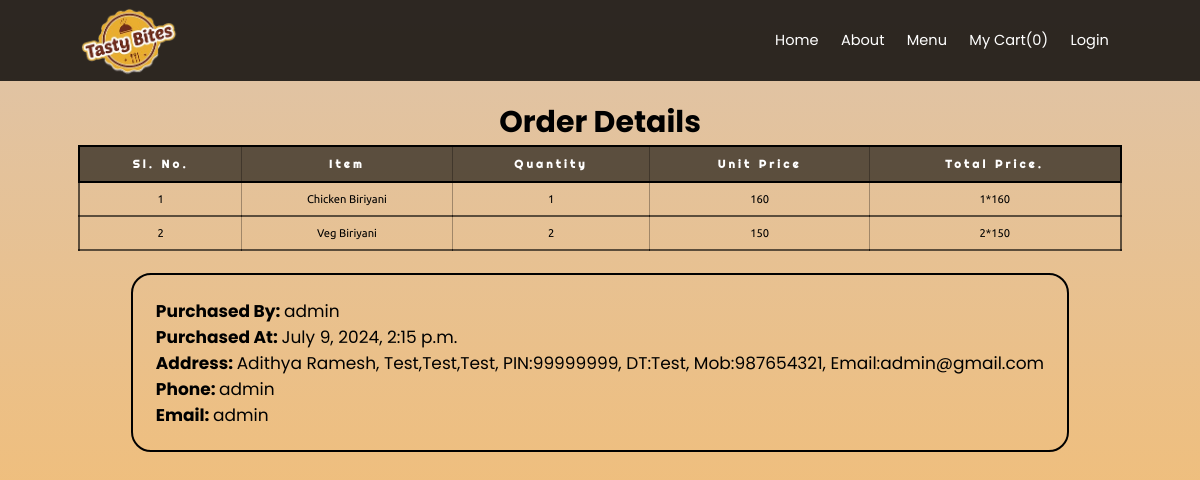
Screenshot of /myaccount/order-history/33/ with the database file from the repository.
### users/models.py (models this page shows, shortened)
class OrderItem(models.Model):
    order = models.ForeignKey(Order, related_name='order_items', on_delete=models.CASCADE)
    item = models.ForeignKey(Item, related_name='items', on_delete=models.CASCADE)
    price = models.IntegerField()
    quantity = models.IntegerField(default=1)

class Item(models.Model):
    category = models.ManyToManyField(Category, related_name='Items')
    title = models.CharField(max_length=50)
    slug = models.SlugField(max_length=50)
    image = models.ImageField(upload_to='uploads/item images', blank=True, null=True)
    description = models.TextField(blank=True)
    price = models.IntegerField()
    status = models.CharField(max_length=50, choices=STATUS_CHOICES,default=ACTIVE)
    def __str__(self):
        return self.title

class Order(models.Model):
    item = models.ManyToManyField(Item, related_name='orders')
    total_bill = models.IntegerField()
    purchased_by = models.ForeignKey(User, related_name='orders', on_delete=models.SET_NULL, blank=True, null=True)
    purchased_at = models.DateTimeField(auto_now_add=True)
    address_name = models.CharField(max_length=50, default='Unknown Name')
    address_type = models.CharField(max_length=50, choices=TYPE_CHOICES, default=HOME)
    address_housename = models.CharField(max_length=50, default='Unknown Housename')
    address_place = models.CharField(max_length=50, default='Unknown Place')
    address_postoffice = models.CharField(max_length=50, default='Unknown Postoffice')
    address_pincode = models.CharField(max_length=50, default='000000')
    address_district = models.CharField(max_length=50, default='Unknown District')
    address_state = models.CharField(max_length=50, default='Unknown State')
    address_mob = models.CharField(max_length=50, default='0000000000')
    email = models.EmailField(null=True)
    class Meta:
        ordering = ['-purchased_at']

### users/views.py (the view)
# urls.py: path('myaccount/order-history/<int:order_id>/', views.order_details, name = 'order_details'),
def order_details(request,order_id):
    order_details = OrderItem.objects.filter(order=order_id)
    print(order_details)
    return render(request,'order_details.html',{
        'order_details':order_details
    })

### users/cart.py (called while the page is built)
    def __len__(self):
        return sum(item['quantity'] for item in self.cart.values())

### users/context_processors.py (called while the page is built)
def cart(request):
    return {'cart':Cart(request)}

### users/templates/order_details.html (shortened to what this page needs)
{% extends 'base.html' %}
{% block content %}
    <div class="order-details">
    <h1 class="title">Order Details</h1>
    {% if order_details %}
    <table class="order-review">
        <thead>
            <tr>
                <th>Sl. No.</th>
                <th>Item</th>
                <th>Quantity</th>
                <th>Unit Price</th>
                <th>Total Price.</th>
            </tr>
        </thead>
        <tbody>
        {% for item in order_details %}
            <tr>
                <td>{{ forloop.counter }}</td>
                <td>{{item.item}}</td>
                <td>{{item.quantity}}</td>
                <td>{{item.price}}</td>
                <td>{{item.quantity}}*{{item.price}}</td>
            </tr>
        {% endfor %}
        </tbody>
    </table>
    <div class="billing-details">
        {% with item=order_details.0 %}
        <p><strong>Purchased By: </strong> {{item.order.purchased_by}}</p>
        <p><strong>Purchased At: </strong> {{item.order.purchased_at}}</p>
        <p><strong>Address: </strong> {{item.order.address_name}},
            {{item.order.address_housename}},{{item.order.address_place}},{{item.order.address_postoffice}},
            PIN:{{item.order.address_pincode}}, DT:{{item.order.address_district}},
            Mob:{{item.order.address_mob}},
             Email:{{item.order.email}}</p>
        <p><strong>Phone: </strong> {{item.order.purchased_by}}</p>
        <p><strong>Email: </strong> {{item.order.purchased_by}}</p>
        {% endwith %}
    </div>
    {% endif %}
</div>
{% endblock %}

### users/static/styles.css (style rules this page uses)
:root { --primary_color:#e9ae30; --white_color: #fff; --ubuntu: "ubuntu"; --righteous:"Righteous"; --box-shadow: 10px 10px 5px rgba(0,0,0,0.3); }
html { font-size: 70%; }
* { box-sizing: border-box; margin: 0; padding: 0; font-family: "poppins"; }
body { background: linear-gradient(to bottom, rgba(222,196,170,255), #fabb61); background-size: cover; background-repeat: no-repeat; background-attachment: fixed; background-position: center; }
h1.title { padding-top: 100px; text-align: center; font-size: 30px; }
.order-review { width: 100%; border-collapse: collapse; }
.order-review thead tr { border: 2px solid black; }
.order-review tbody tr { border: 2px solid rgba(0,0,0,0.6); }
.order-review thead { background-color: rgba(0,0,0,0.6); color: var(--white_color); font-weight: bold; letter-spacing: 0.3rem; font-family: var(--righteous); }
.order-review th { border: 1px solid rgba(0,0,0,0.3); padding: 10px; font-family: var(--righteous); }
.order-review td { border: 1px solid rgba(0,0,0,0.3); padding: 10px; font-family: var(--ubuntu); }
.order-review td { text-align: center; }
.order-history, .order-details { display: flex; flex-direction: column; justify-content: center; align-items: center; margin: 0 7rem; }
.billing-details { margin: 2rem 1rem; border-radius: 20px; border: 2px solid black; padding: 2rem; font-size: 17px; }

### rows the page displays
OrderItem: item "Chicken Biriyani", quantity "1", price "160", order.purchased_by "admin", order.purchased_at "July 9, 2024, 2:15 p.m.", order.address_name "Adithya Ramesh", order.address_housename "Test", order.address_place "Test", order.address_postoffice "Test", order.address_pincode "99999999", order.address_district "Test", order.address_mob "987654321", order.email "admin@gmail.com"
OrderItem: item "Veg Biriyani", quantity "2", price "150"

### other values shown
{{ cart|length }} "0"
